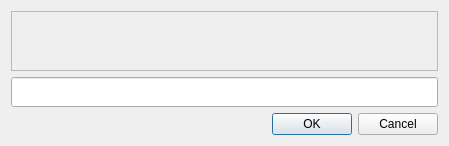
<?xml version="1.0" encoding="UTF-8"?>
<ui version="4.0">
 <class>OutputDialog</class>
 <widget class="QDialog" name="OutputDialog">
  <property name="geometry">
   <rect>
    <x>0</x>
    <y>0</y>
    <width>449</width>
    <height>146</height>
   </rect>
  </property>
  <property name="windowTitle">
   <string>Output</string>
  </property>
  <layout class="QGridLayout" name="gridLayout">
   <item row="0" column="0">
    <widget class="QScrollArea" name="scrollArea">
     <property name="sizePolicy">
      <sizepolicy hsizetype="Expanding" vsizetype="Preferred">
       <horstretch>0</horstretch>
       <verstretch>0</verstretch>
      </sizepolicy>
     </property>
     <property name="maximumSize">
      <size>
       <width>16777215</width>
       <height>60</height>
      </size>
     </property>
     <property name="widgetResizable">
      <bool>true</bool>
     </property>
     <widget class="QWidget" name="scrollAreaWidgetContents">
      <property name="geometry">
       <rect>
        <x>0</x>
        <y>0</y>
        <width>429</width>
        <height>58</height>
       </rect>
      </property>
      <property name="sizePolicy">
       <sizepolicy hsizetype="Preferred" vsizetype="Preferred">
        <horstretch>0</horstretch>
        <verstretch>0</verstretch>
       </sizepolicy>
      </property>
      <layout class="QHBoxLayout" name="horizontalLayout">
       <property name="leftMargin">
        <number>0</number>
       </property>
       <property name="topMargin">
        <number>0</number>
       </property>
       <property name="rightMargin">
        <number>0</number>
       </property>
       <property name="bottomMargin">
        <number>0</number>
       </property>
       <item>
        <widget class="QWidget" name="scrollWidget" native="true">
         <property name="sizePolicy">
          <sizepolicy hsizetype="Preferred" vsizetype="Preferred">
           <horstretch>0</horstretch>
           <verstretch>0</verstretch>
          </sizepolicy>
         </property>
         <layout class="QHBoxLayout" name="horizontalLayout_2"/>
        </widget>
       </item>
      </layout>
     </widget>
    </widget>
   </item>
   <item row="2" column="0">
    <widget class="QDialogButtonBox" name="buttonBox">
     <property name="orientation">
      <enum>Qt::Horizontal</enum>
     </property>
     <property name="standardButtons">
      <set>QDialogButtonBox::Cancel|QDialogButtonBox::Ok</set>
     </property>
    </widget>
   </item>
   <item row="1" column="0">
    <widget class="QLineEdit" name="lineEdit">
     <property name="minimumSize">
      <size>
       <width>0</width>
       <height>30</height>
      </size>
     </property>
    </widget>
   </item>
  </layout>
 </widget>
 <resources/>
 <connections>
  <connection>
   <sender>buttonBox</sender>
   <signal>accepted()</signal>
   <receiver>OutputDialog</receiver>
   <slot>accept()</slot>
   <hints>
    <hint type="sourcelabel">
     <x>248</x>
     <y>254</y>
    </hint>
    <hint type="destinationlabel">
     <x>157</x>
     <y>274</y>
    </hint>
   </hints>
  </connection>
  <connection>
   <sender>buttonBox</sender>
   <signal>rejected()</signal>
   <receiver>OutputDialog</receiver>
   <slot>reject()</slot>
   <hints>
    <hint type="sourcelabel">
     <x>316</x>
     <y>260</y>
    </hint>
    <hint type="destinationlabel">
     <x>286</x>
     <y>274</y>
    </hint>
   </hints>
  </connection>
 </connections>
</ui>
